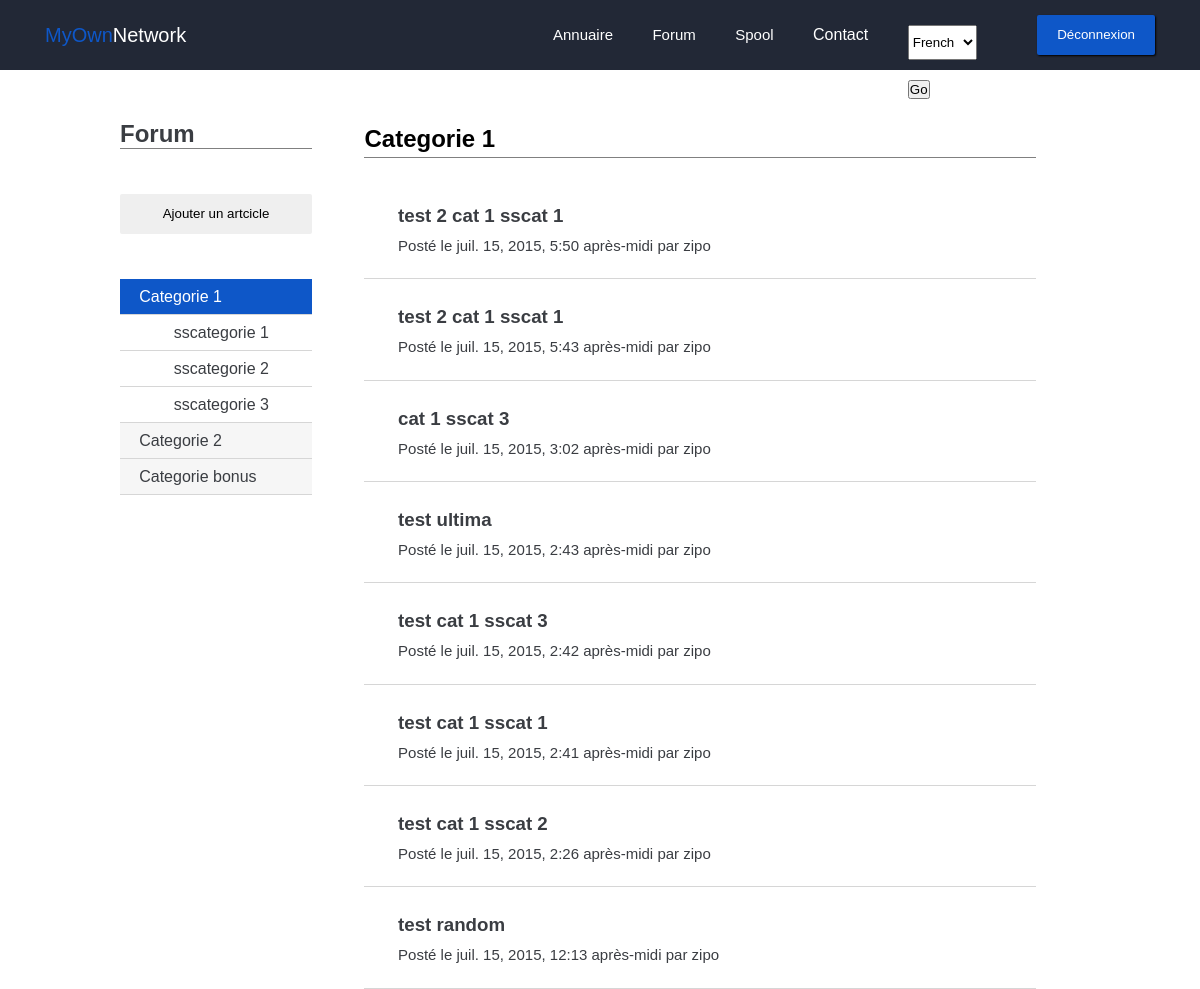
The app's page /forum/posts/1 (signed in) with its own data.
### forum/models.py (models this page shows, shortened)
class PostCategorie(models.Model):
    name = models.CharField(max_length=100)

class PostSsCategorie(models.Model):
    name = models.CharField(max_length=100)
    postcategorie = models.ForeignKey('PostCategorie')

class Post(models.Model):
    titre = models.CharField(max_length=150)
    auteur = models.CharField(max_length=100)
    date = models.DateTimeField(auto_now_add=True, verbose_name="Date de publication")
    sscategorie = models.ForeignKey('PostSsCategorie', null=True)
    categorie = models.ForeignKey('PostCategorie')

### forum/views.py (the view)
# urls.py: url(r'^posts/(?P<cat>\d+)$', 'list_posts'),
def list_posts(request, cat):
    if request.user.is_authenticated():
        categories = PostCategorie.objects.all()
        sscategories = PostSsCategorie.objects.all()
        mycat = PostCategorie.objects.get(id=cat)
        posts = Post.objects.filter(categorie=cat).order_by('-date')
        return render(request, 'forum/list_posts.html', locals())
    else:
        return render(request, 'intra/index.html')

### forum/templates/forum/list_posts.html (shortened to what this page needs)
{% extends "base.html" %}
{% load i18n %}
{% load static %}
{% block staticfiles  %}
	<link rel="stylesheet" href="{% static 'forum/css/style.css' %}">
{% endblock %}
{% block content %}
	<div class="forum">
		<div class="wrapper">
			<div class="forum_nav grey2">
				<h1>Forum</h1>
				<a href="{% url "forum.views.add_post" %}"><button class="btn">{% trans "Ajouter un artcicle" %}</button></a>
				<ul>
				{% for categorie in categories %}
				<a href="{% url "forum.views.list_posts" categorie.id %}" class="{% if mycat and categorie == mycat %}blue0Back"><li class="white">{% else %}grey0Back"><li>{% endif %}{{ categorie.name }}</li></a>
					<ul id="{{ categorie.id }}" class="forum_nav__sscat">
					{% for sscategorie in sscategories %}
						{% if sscategorie.postcategorie == categorie %}
						<a href="{% url "forum.views.list_posts_bysscat" categorie.id sscategorie.id %}"><li>{{ sscategorie.name }}</li></a>
						{% endif %}
					{% endfor %}
					</ul>
				{% empty %}
				<p>Pas de catégorie</p>
				{% endfor %}
				</ul>
			</div>
			<div class="forum_content">
				<div class="forum_content__header">
					<h2>{% if mysscat %} {{ mysscat.name }} {% else %} {{ mycat.name }} {% endif %}</h2>
				</div>
				<div class="forum_content__posts">
					<ul>
						{% for post in posts %}
						<a href="{% url 'forum.views.post' post.id %}">
							<li>
								<h3>{{ post.titre }}</h3>
								<p>{% trans "Posté le" %} {{ post.date }} {% trans "par" %} {{ post.auteur }}</p>
							</li>
						</a>
						{% empty %}
						<a href="#">
						  {% trans "Pas de post pour cette catégorie." %}
						</a>
						{% endfor %}
					</ul>
				</div>
			</div>
		</div>
	</div>
{% endblock %}

### static/forum/css/style.css (style rules this page uses)
* { padding: 0; margin: 0; font-family: arial; fill: #ffffff; }
.wrapper { width: 80vw; margin: auto; }
a, a:hover { color: white; text-decoration: none; }
.btn { height: 40px; line-height: 40px; padding-left: 20px; padding-right: 20px; border: none; outline: none; border-radius: 2px; box-shadow: 1px 1px 2px black; }
.white { color: white; }
.grey2 { color: #3a3d42; }
.grey0Back { background-color: #f6f6f6; }
.blue0Back { background-color: #0e57c8; }
.content h1, h2 { margin-bottom: 20px; }
.forum { display: block; margin-top: 50px; }
.forum a { color: #3a3d42; }
.forum_nav { display: inline-block; width: 20%; min-height: 80vh; margin-right: 5%; }
.forum_nav h1:after { content: ' '; display: block; width: 100%; border-bottom: 1px solid grey; margin-bottom: 45px; }
.forum_nav .btn { box-shadow: none; width: 100%; margin-bottom: 45px; }
.forum_nav ul { list-style: none; }
.forum_nav ul a { display: block; width: 90%; line-height: 35px; border-bottom: 1px solid #d6d6d6; padding-left: 10%; }
.forum_nav__sscat { display: none; }
.forum_nav__sscat a li { padding-left: 20%; }
.forum_content { display: inline-block; width: 70%; vertical-align: top; }
.forum_content__header h2 { border-bottom: 1px solid grey; line-height: 37px; }
.forum_content__posts ul { list-style: none; }
.forum_content__posts ul a li h3 { line-height: 35px; }
.forum_content__posts ul a li p { font-size: 15px; line-height: 25px; }
.forum_content__posts ul a li { width: 90%; padding-right: 5%; padding-left: 5%; padding-top: 3%; padding-bottom: 3%; border-bottom: 1px solid #d6d6d6; }

### records on screen
PostCategorie: name "Categorie 1"
PostSsCategorie: name "sscategorie 1"
PostSsCategorie: name "sscategorie 2"
PostSsCategorie: name "sscategorie 3"
PostCategorie: name "Categorie 2"
PostCategorie: name "Categorie bonus"
Post: titre "test 2 cat 1 sscat 1", date "juil. 15, 2015, 5:50 après-midi", auteur "zipo"
Post: titre "test 2 cat 1 sscat 1", date "juil. 15, 2015, 5:43 après-midi", auteur "zipo"
Post: titre "cat 1 sscat 3", date "juil. 15, 2015, 3:02 après-midi", auteur "zipo"
Post: titre "test ultima", date "juil. 15, 2015, 2:43 après-midi", auteur "zipo"
Post: titre "test cat 1 sscat 3", date "juil. 15, 2015, 2:42 après-midi", auteur "zipo"
Post: titre "test cat 1 sscat 1", date "juil. 15, 2015, 2:41 après-midi", auteur "zipo"
Post: titre "test cat 1 sscat 2", date "juil. 15, 2015, 2:26 après-midi", auteur "zipo"
Post: titre "test random", date "juil. 15, 2015, 12:13 après-midi", auteur "zipo"

### other values on screen
form field language "French"
